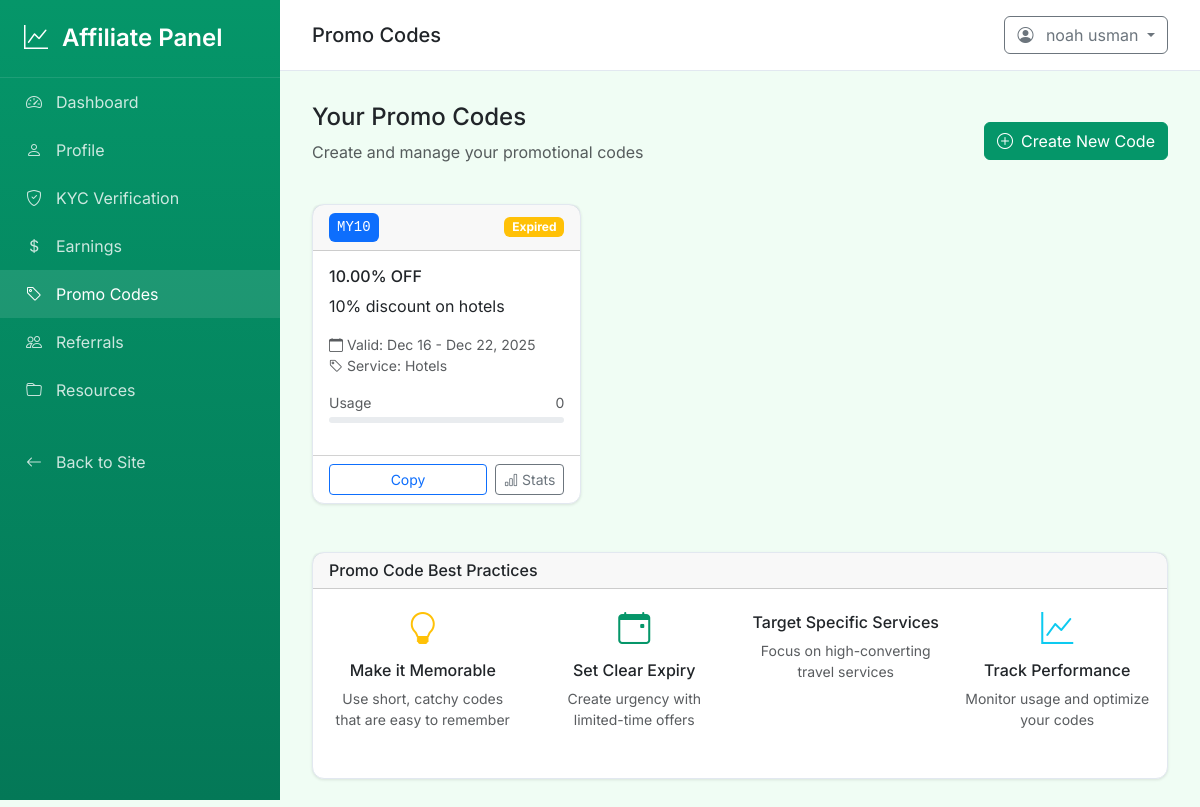
Screenshot of /affiliates/promo-codes/ (signed in) with the database file from the repository.
### users/models.py (models this page shows, shortened)
class User(AbstractUser):
    email = models.EmailField(_('email address'), unique=True)
    username = models.CharField(_('username'), max_length=150, unique=True, blank=True)
    first_name = models.CharField(_('first name'), max_length=150)
    last_name = models.CharField(_('last name'), max_length=150)
    phone = models.CharField(max_length=20, blank=True)
    date_of_birth = models.DateField(null=True, blank=True)
    country = CountryField(blank=True)
    city = models.CharField(max_length=100, blank=True)
    address = models.TextField(blank=True)
    profile_picture = models.ImageField(upload_to='profile_pictures/', blank=True)
    preferred_currency = models.CharField(max_length=3, default='USD')
    preferred_language = models.CharField(max_length=5, default='en')
    is_verified = models.BooleanField(default=False)
    is_premium = models.BooleanField(default=False)
    premium_expires = models.DateTimeField(null=True, blank=True)
    referral_code = models.CharField(max_length=20, unique=True, blank=True)
    referred_by = models.ForeignKey('self', on_delete=models.SET_NULL, null=True, blank=True)
    total_bookings = models.IntegerField(default=0)
    total_spent = MoneyField(max_digits=10, decimal_places=2, default_currency='USD', default=0)
    loyalty_points = models.IntegerField(default=0)
    email_notifications = models.BooleanField(default=True)
    sms_notifications = models.BooleanField(default=False)
    promotional_emails = models.BooleanField(default=True)
    USERNAME_FIELD = 'email'
    REQUIRED_FIELDS = ['first_name', 'last_name', 'username']
    def get_full_name(self):
        return f"{self.first_name} {self.last_name}"

### affiliates/models.py (models this page shows, shortened)
class AffiliatePromoCode(BaseModel):
    affiliate = models.ForeignKey(AffiliateProfile, on_delete=models.CASCADE, related_name='promo_codes')
    code = models.CharField(max_length=20, unique=True)
    description = models.CharField(max_length=200)
    discount_type = models.CharField(max_length=20, choices=[
        ('percentage', 'Percentage'),
        ('fixed', 'Fixed Amount'),
    ])
    discount_value = models.DecimalField(max_digits=10, decimal_places=2)
    max_discount = MoneyField(max_digits=10, decimal_places=2, default_currency='USD', null=True, blank=True)
    usage_limit = models.IntegerField(null=True, blank=True)
    usage_count = models.IntegerField(default=0)
    is_active = models.BooleanField(default=True)
    valid_from = models.DateTimeField()
    valid_until = models.DateTimeField()
    service_type = models.CharField(max_length=20, choices=[
        ('all', 'All Services'),
        ('hotel', 'Hotels'),
        ('flight', 'Flights'),
        ('car', 'Car Rentals'),
        ('tour', 'Tours'),
    ], default='all')
    min_amount = MoneyField(max_digits=10, decimal_places=2, default_currency='USD', null=True, blank=True)
    @property
    def is_valid(self):
        from django.utils import timezone
        if not self.is_active:
            return False
        now = timezone.now()
        if self.valid_from and now < self.valid_from:
            return False
        if self.valid_until and now > self.valid_until:
            return False
        if self.usage_limit is not None and self.usage_limit > 0 and self.usage_count >= self.usage_limit:
            return False
        return True

### affiliates/views.py (the view)
# urls.py: path('promo-codes/', views.promo_codes, name='promo_codes'),
@login_required
def promo_codes(request):
    affiliate = _get_affiliate_or_redirect(request.user)
    if not affiliate:
        messages.error(request, 'You are not registered as an affiliate.')
        return redirect('home')
    promo_codes_qs = affiliate.promo_codes.all().order_by('-created_at')
    return render(request, 'affiliates/promo_codes.html', {'affiliate': affiliate, 'promo_codes': promo_codes_qs})

### affiliates/views.py (called while the page is built)
def _get_affiliate_or_redirect(user):
    try:
        return user.affiliate_profile
    except Exception:
        return None

### core/context_processors.py (called while the page is built)
def global_settings(request):
    try:
        site_settings = SiteSettings.objects.first()
    except SiteSettings.DoesNotExist:
        site_settings = None
    currencies = Currency.objects.filter(is_active=True)
    return {
        'site_settings': site_settings,
        'available_currencies': currencies,
    }

### templates/affiliates/promo_codes.html (shortened to what this page needs)
{% extends 'affiliates/base_affiliate.html' %}
{% block page_title %}Promo Codes{% endblock %}
{% block content %}
<div class="d-flex justify-content-between align-items-center mb-4">
    <div>
        <h4>Your Promo Codes</h4>
        <p class="text-muted">Create and manage your promotional codes</p>
    </div>
    {% if affiliate.is_approved %}
        <a href="{% url 'affiliates:create_promo_code' %}" class="btn btn-primary">
            <i class="bi bi-plus-circle me-2"></i>Create New Code
        </a>
    {% endif %}
</div>
{% if promo_codes %}
<div class="row">
    {% for promo in promo_codes %}
    <div class="col-lg-4 col-md-6 mb-4">
        <div class="card h-100">
            <div class="card-header d-flex justify-content-between align-items-center">
                <code class="bg-primary text-white px-2 py-1 rounded">{{ promo.code }}</code>
                <span class="badge bg-{% if promo.is_active and promo.is_valid %}success{% elif promo.is_active %}warning{% else %}secondary{% endif %}">
                    {% if promo.is_active and promo.is_valid %}Active{% elif promo.is_active %}Expired{% else %}Inactive{% endif %}
                </span>
            </div>
            <div class="card-body">
                <h6 class="card-title">
                    {% if promo.discount_type == 'percentage' %}
                        {{ promo.discount_value }}% OFF
                    {% else %}
                        ${{ promo.discount_value }} OFF
                    {% endif %}
                </h6>
                <p class="card-text">{{ promo.description }}</p>
                <div class="mb-3">
                    <small class="text-muted d-block">
                        <i class="bi bi-calendar"></i> Valid: {{ promo.valid_from|date:"M d" }} - {{ promo.valid_until|date:"M d, Y" }}
                    </small>
                    <small class="text-muted d-block">
                        <i class="bi bi-tag"></i> Service: {{ promo.get_service_type_display }}
                    </small>
                </div>
                <div class="mb-3">
                    <div class="d-flex justify-content-between align-items-center mb-1">
                        <small class="text-muted">Usage</small>
                        <small class="text-muted">
                            {{ promo.usage_count }}{% if promo.usage_limit %}/{{ promo.usage_limit }}{% endif %}
                        </small>
                    </div>
                    <div class="progress" style="height: 6px;">
                    </div>
                </div>
            </div>
            <div class="card-footer bg-transparent">
                <div class="d-flex gap-2">
                    <button class="btn btn-outline-primary btn-sm flex-fill" onclick="copyPromoCode('{{ promo.code }}')">
                         Copy
                    </button>
                    <button class="btn btn-outline-secondary btn-sm">
                        <i class="bi bi-bar-chart"></i> Stats
                    </button>
                </div>
            </div>
        </div>
    </div>
    {% endfor %}
</div>
{% endif %}
<div class="row mt-4">
    <div class="col-12">
        <div class="card">
            <div class="card-header">
                <h6 class="mb-0">Promo Code Best Practices</h6>
            </div>
            <div class="card-body">
                <div class="row">
                    <div class="col-md-3 mb-3">
                        <div class="text-center">
                            <i class="bi bi-lightbulb text-warning" style="font-size: 2rem;"></i>
                            <h6 class="mt-2">Make it Memorable</h6>
                            <p class="text-muted small">Use short, catchy codes that are easy to remember</p>
                        </div>
                    </div>
                    <div class="col-md-3 mb-3">
                        <div class="text-center">
                            <i class="bi bi-calendar-event text-primary" style="font-size: 2rem;"></i>
                            <h6 class="mt-2">Set Clear Expiry</h6>
                            <p class="text-muted small">Create urgency with limited-time offers</p>
                        </div>
                    </div>
                    <div class="col-md-3 mb-3">
                        <div class="text-center">
                            <h6 class="mt-2">Target Specific Services</h6>
                            <p class="text-muted small">Focus on high-converting travel services</p>
                        </div>
                    </div>
                    <div class="col-md-3 mb-3">
                        <div class="text-center">
                            <i class="bi bi-graph-up text-info" style="font-size: 2rem;"></i>
                            <h6 class="mt-2">Track Performance</h6>
                            <p class="text-muted small">Monitor usage and optimize your codes</p>
                        </div>
                    </div>
                </div>
            </div>
        </div>
    </div>
</div>
{% endblock %}

### templates/affiliates/base_affiliate.html (shortened to what this page needs)
<!DOCTYPE html>
<html lang="en">
<head>
    <link href="https://cdn.jsdelivr.net/npm/bootstrap@5.3.0/dist/css/bootstrap.min.css" rel="stylesheet">
    <link rel="stylesheet" href="https://cdn.jsdelivr.net/npm/bootstrap-icons@1.10.0/font/bootstrap-icons.css">
</head>
<body>
    <div class="affiliate-sidebar" id="sidebar">
        <div class="sidebar-brand">
            <h4>
                <i class="bi bi-graph-up me-2"></i>
                Affiliate Panel
            </h4>
        </div>
        <nav class="sidebar-nav">
            <ul class="nav flex-column">
                <li class="nav-item">
                    <a class="nav-link {% if request.resolver_match.url_name == 'dashboard' %}active{% endif %}" href="{% url 'affiliates:dashboard' %}">
                        <i class="bi bi-speedometer2"></i>
                        Dashboard
                    </a>
                </li>
                <li class="nav-item">
                    <a class="nav-link {% if request.resolver_match.url_name == 'profile' %}active{% endif %}" href="{% url 'affiliates:profile' %}">
                        <i class="bi bi-person"></i>
                        Profile
                    </a>
                </li>
                <li class="nav-item">
                    <a class="nav-link {% if request.resolver_match.url_name == 'kyc_verification' %}active{% endif %}" href="{% url 'affiliates:kyc_verification' %}">
                        <i class="bi bi-shield-check"></i>
                        KYC Verification
                    </a>
                </li>
                <li class="nav-item">
                    <a class="nav-link {% if request.resolver_match.url_name == 'earnings' %}active{% endif %}" href="{% url 'affiliates:earnings' %}">
                        <i class="bi bi-currency-dollar"></i>
                        Earnings
                    </a>
                </li>
                <li class="nav-item">
                    <a class="nav-link {% if request.resolver_match.url_name == 'promo_codes' %}active{% endif %}" href="{% url 'affiliates:promo_codes' %}">
                        <i class="bi bi-tag"></i>
                        Promo Codes
                    </a>
                </li>
                <li class="nav-item">
                    <a class="nav-link {% if request.resolver_match.url_name == 'referral_tracking' %}active{% endif %}" href="{% url 'affiliates:referral_tracking' %}">
                        <i class="bi bi-people"></i>
                        Referrals
                    </a>
                </li>
                <li class="nav-item">
                    <a class="nav-link {% if request.resolver_match.url_name == 'marketing_resources' %}active{% endif %}" href="{% url 'affiliates:marketing_resources' %}">
                        <i class="bi bi-folder"></i>
                        Resources
                    </a>
                </li>
                <li class="nav-item mt-4">
                    <a class="nav-link" href="{% url 'home' %}">
                        <i class="bi bi-arrow-left"></i>
                        Back to Site
                    </a>
                </li>
            </ul>
        </nav>
    </div>
    <div class="affiliate-main">
        <div class="affiliate-header">
            <h5 class="mb-0">{% block page_title %}Dashboard{% endblock %}</h5>
            <div class="d-flex align-items-center">
                <div class="dropdown">
                    <button class="btn btn-outline-secondary dropdown-toggle" type="button" data-bs-toggle="dropdown">
                        <i class="bi bi-person-circle me-2"></i>
                        {{ user.get_full_name|default:user.email }}
                    </button>
                </div>
            </div>
        </div>
        <div class="affiliate-content">
            {% block content %}{% endblock %}
        </div>
    </div>
</body>
</html>

### templates/affiliates/base_affiliate.html (style rules this page uses)
:root { --affiliate-primary: #059669; --affiliate-secondary: #047857; --affiliate-accent: #10b981; --affiliate-success: #22c55e; --affiliate-warning: #f59e0b; --affiliate-danger: #ef4444; --affiliate-light: #f0fdf4; --affiliate-dark: #064e3b; }
body { font-family: 'Inter', sans-serif; background-color: var(--affiliate-light); }
.affiliate-sidebar { background: linear-gradient(180deg, var(--affiliate-primary), var(--affiliate-secondary)); min-height: 100vh; width: 280px; position: fixed; left: 0; top: 0; z-index: 1000; transition: all 0.3s ease; }
.affiliate-main { margin-left: 280px; transition: all 0.3s ease; }
.sidebar-brand { padding: 1.5rem; border-bottom: 1px solid rgba(255, 255, 255, 0.1); }
.sidebar-brand h4 { color: white; margin: 0; font-weight: 600; }
.nav-link { color: rgba(255, 255, 255, 0.8); padding: 0.75rem 1.5rem; display: flex; align-items: center; text-decoration: none; transition: all 0.3s ease; }
.nav-link:hover, .nav-link.active { color: white; background-color: rgba(255, 255, 255, 0.1); }
.nav-link i { width: 20px; margin-right: 0.75rem; text-align: center; }
.affiliate-header { background: white; padding: 1rem 2rem; border-bottom: 1px solid #e2e8f0; display: flex; justify-content: space-between; align-items: center; }
.affiliate-content { padding: 2rem; }
.card { border: 1px solid #e2e8f0; border-radius: 12px; box-shadow: 0 1px 3px rgba(0, 0, 0, 0.1); }
.btn-primary { background: var(--affiliate-primary); border-color: var(--affiliate-primary); }
.text-primary { color: var(--affiliate-primary) !important; }

### rows the page displays
User: get_full_name "noah usman"
AffiliatePromoCode: code "MY10", is_active "Expired", discount_value "10.00", description "10% discount on hotels", valid_from "Dec 16", valid_until "Dec 22, 2025", service_type "Hotels", usage_count "0"
